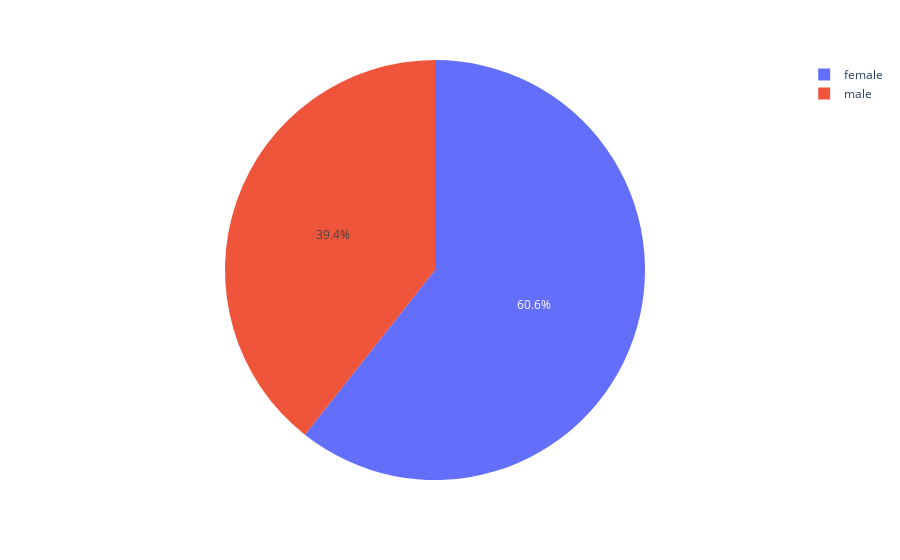

Notebook code for this chart:
### Code cell
plotcut(df_pie, 'Competence',7)

### Figure 1 — Plotly figure (JSON) as saved in the notebook; plotly's stock layout.template omitted (floating-point values rounded to 4 significant figures)
{"data": [{"domain": {"x": [0, 1], "y": [0, 1]}, "hovertemplate": "Gender=%{label}<br>Competence=%{value}<extra></extra>", "labels": ["female", "female", "female", "male", "male", "male", "female", "male", "male", "male", "male", "female", "female", "female", "female", "female", "female", "female", "female", "female", "male", "male", "female", "female", "female", "female", "male", "male", "male", "female", "female", "male", "male", "male", "female", "female", "female", "female", "female", "male", "male", "male", "female", "female", "male", "female", "female", "female", "female", "female", "male", "male", "male", "female", "female", "female", "female", "female", "male"], "legendgroup": "", "name": "", "showlegend": true, "type": "pie", "values": [8, 7, 9, 10, 9, 9, 9, 9, 8, 10, 9, 10, 9, 10, 9, 8, 9, 10, 8, 9, 8, 8, 9, 9, 8, 7, 8, 10, 7, 9, 10, 9, 8, 9, 7, 7, 7, 9, 9, 10, 9, 9, 9, 8, 7, 9, 8, 8, 8, 8, 8, 7, 7, 8, 8, 8, 8, 9, 10]}], "layout": {"autosize": true, "legend": {"tracegroupgap": 0}, "margin": {"t": 60}}}
